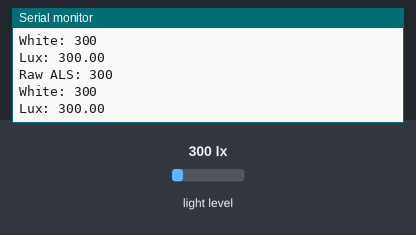
This sketch was run on a simulated Arduino Uno, built with avr-gcc and run on an emulated ATmega328P. Parts: the last lines printed to the serial monitor. Inputs (shaded band) come from the test bench; at power-on: light level 300 lx.

Above: at 1.2 s.
1.3 s: light level set to 40 lx
At 1.81 s:
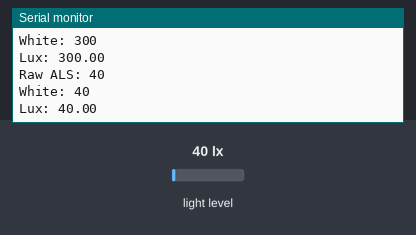
2.8 s: light level set to 500 lx
At 3.32 s:
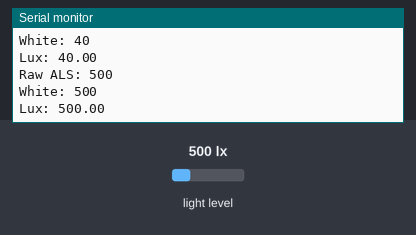
Timing chart, 0 to 5.8 s (numbered marks = the images above; inputs shaded):
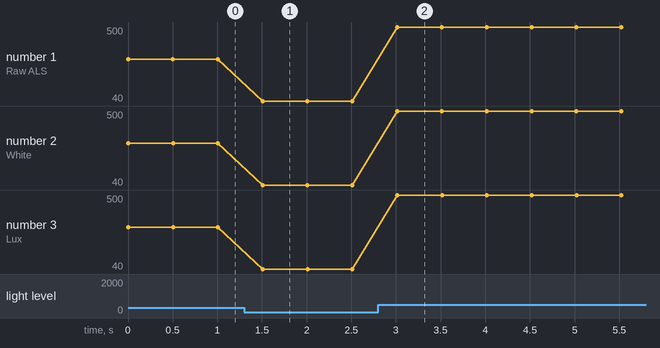

The sketch:

light.ino
```cpp
#include <Wire.h>
#include <Adafruit_VEML7700.h>

Adafruit_VEML7700 sensor;

void setup() {
  Serial.begin(115200);
  while (!Serial) { delay(10); }

  if (!sensor.begin()) {
    Serial.println("VEML7700 not found!");
    while (1);
  }

  // Optional configuration
  sensor.setGain(VEML7700_GAIN_1);         // other options: GAIN_2, GAIN_1_8, GAIN_1_4
  sensor.setIntegrationTime(VEML7700_IT_100MS);  // etc.

  // Optionally set interrupt thresholds
  sensor.setLowThreshold(1000);
  sensor.setHighThreshold(10000);
  sensor.interruptEnable(true);
}

void loop() {
  uint16_t raw = sensor.readALS();       // ambient light raw
  uint16_t white = sensor.readWhite();   // white channel
  float lux = sensor.readLux();          // computed lux

  Serial.print("Raw ALS: "); Serial.println(raw);
  Serial.print("White: "); Serial.println(white);
  Serial.print("Lux: "); Serial.println(lux, 2);

  delay(500);
}
```

Measured:
- after the input at 1.3 s, the serial monitor: prints a new line after 0.21 s (image 1)
- after the input at 2.8 s, the serial monitor: prints a new line after 0.21 s (image 2)
- plotted number 1: 300 → 40 after the input at 1.3 s, 40 → 500 after the input at 2.8 s
- plotted number 2: 300 → 40 after the input at 1.3 s, 40 → 500 after the input at 2.8 s
- plotted number 3: 300 → 40 after the input at 1.3 s, 40 → 500 after the input at 2.8 s
